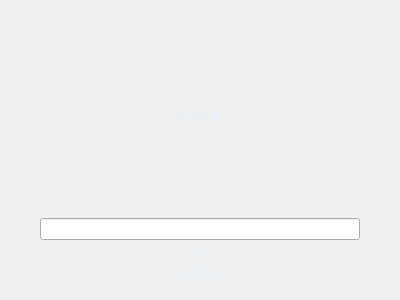
<?xml version="1.0" encoding="UTF-8"?>
<ui version="4.0">
 <class>LoginDialog</class>
 <widget class="QDialog" name="LoginDialog">
  <property name="geometry">
   <rect>
    <x>0</x>
    <y>0</y>
    <width>400</width>
    <height>300</height>
   </rect>
  </property>
  <property name="cursor">
   <cursorShape>ArrowCursor</cursorShape>
  </property>
  <property name="contextMenuPolicy">
   <enum>Qt::NoContextMenu</enum>
  </property>
  <property name="windowTitle">
   <string>Dialog</string>
  </property>
  <property name="windowOpacity">
   <double>1.000000000000000</double>
  </property>
  <property name="autoFillBackground">
   <bool>true</bool>
  </property>
  <property name="styleSheet">
   <string notr="true"/>
  </property>
  <layout class="QGridLayout" name="gridLayout_2">
   <item row="0" column="1">
    <widget class="QFrame" name="frame">
     <property name="styleSheet">
      <string notr="true">#frame{

border-image:url(E:/ShiLei/code/qtForVS/pic/1.jpg);
border-radius: 40px;
}
QPushButton#pushButton,QPushButton#pushButton_2{
	font: 75 italic 9pt &quot;Arial&quot;;
    border:0px;
    background:rgba(255,255,255,0);
	color: rgb(228, 243, 255);
}
QPushButton#pushButton:hover ,QPushButton#pushButton_2:hover                                               
{
    background: rgba(30,144,255,0.7);                         
}</string>
     </property>
     <property name="frameShape">
      <enum>QFrame::StyledPanel</enum>
     </property>
     <property name="frameShadow">
      <enum>QFrame::Raised</enum>
     </property>
     <layout class="QGridLayout" name="gridLayout">
      <item row="3" column="1">
       <widget class="QLineEdit" name="lineEdit"/>
      </item>
      <item row="5" column="1">
       <widget class="QPushButton" name="pushButton">
        <property name="text">
         <string>Cancel</string>
        </property>
       </widget>
      </item>
      <item row="3" column="0">
       <spacer name="horizontalSpacer">
        <property name="orientation">
         <enum>Qt::Horizontal</enum>
        </property>
        <property name="sizeType">
         <enum>QSizePolicy::Fixed</enum>
        </property>
        <property name="sizeHint" stdset="0">
         <size>
          <width>20</width>
          <height>20</height>
         </size>
        </property>
       </spacer>
      </item>
      <item row="4" column="1">
       <widget class="QPushButton" name="pushButton_2">
        <property name="styleSheet">
         <string notr="true"/>
        </property>
        <property name="text">
         <string>OK</string>
        </property>
       </widget>
      </item>
      <item row="3" column="2">
       <spacer name="horizontalSpacer_2">
        <property name="orientation">
         <enum>Qt::Horizontal</enum>
        </property>
        <property name="sizeType">
         <enum>QSizePolicy::Fixed</enum>
        </property>
        <property name="sizeHint" stdset="0">
         <size>
          <width>20</width>
          <height>20</height>
         </size>
        </property>
       </spacer>
      </item>
      <item row="1" column="1">
       <widget class="QLabel" name="label">
        <property name="styleSheet">
         <string notr="true">font: 75 italic 9pt &quot;Arial&quot;;
color:rgb(224, 240, 255)</string>
        </property>
        <property name="text">
         <string>Robot IP</string>
        </property>
        <property name="textFormat">
         <enum>Qt::AutoText</enum>
        </property>
        <property name="scaledContents">
         <bool>false</bool>
        </property>
        <property name="alignment">
         <set>Qt::AlignCenter</set>
        </property>
        <property name="wordWrap">
         <bool>false</bool>
        </property>
       </widget>
      </item>
     </layout>
    </widget>
   </item>
  </layout>
 </widget>
 <resources/>
 <connections/>
</ui>
